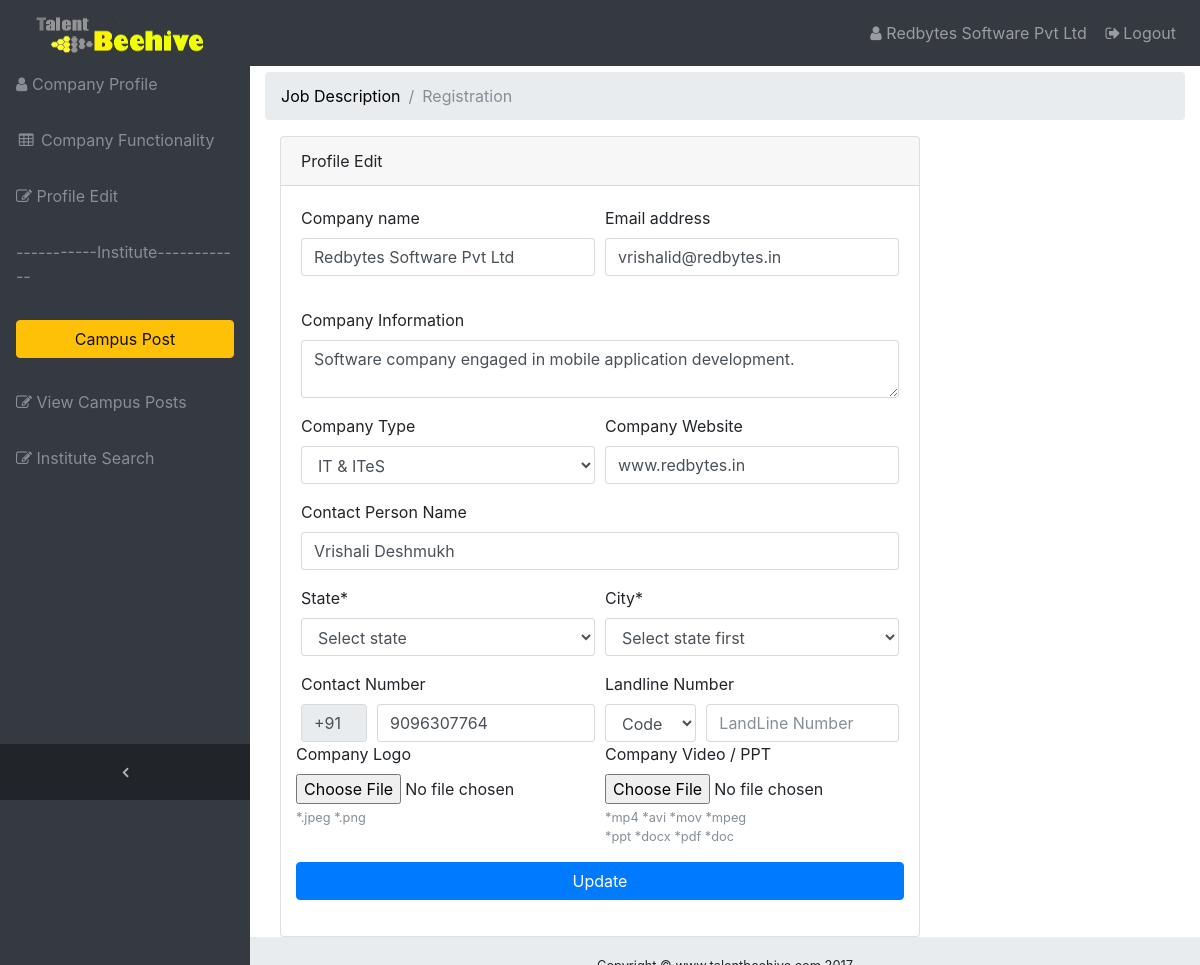
Screenshot of /insticomp/profile_edit.php (signed in) with the database file from the repository.
### tables this page shows
CREATE TABLE IF NOT EXISTS `users` (
  `id` int(11) NOT NULL AUTO_INCREMENT,
  `cname` varchar(500) NOT NULL,
  `email` varchar(500) NOT NULL,
  `password` varchar(500) NOT NULL,
  `cpassword` varchar(500) NOT NULL,
  `clogo` varchar(500) NOT NULL,
  `video` varchar(100) NOT NULL,
  `cinfo` varchar(1000) NOT NULL,
  `cweb` varchar(500) NOT NULL,
  `type` varchar(200) NOT NULL,
  `state` int(255) NOT NULL,
  `city` int(255) NOT NULL,
  `person` varchar(100) NOT NULL,
  `number` varchar(100) NOT NULL,
  `lnumber` varchar(909) NOT NULL,
  `status` enum('Pending','Approved') NOT NULL DEFAULT 'Pending',
  `jd_status` enum('0','1') NOT NULL DEFAULT '0',
  `date_time` varchar(3000) NOT NULL,
  PRIMARY KEY (`id`),
  UNIQUE KEY `email` (`email`)
);

CREATE TABLE IF NOT EXISTS `industry_type` (
  `id` int(255) NOT NULL AUTO_INCREMENT,
  `type` varchar(900) NOT NULL,
  PRIMARY KEY (`id`)
);

### insticomp/profile_edit.php (the view, shortened to what this page needs)
<?php
$con=mysqli_connect('166.62.10.54','roottalent','beehive@root');
mysqli_select_db($con,'socialuser');
$q="select * from users where email='{$_SESSION['email']}'";
$result=mysqli_query($con,$q);
$row=mysqli_fetch_array($result);
 ?>
<!DOCTYPE html>
<html lang="en">
<head>
  <link href="vendor/bootstrap/css/bootstrap.min.css" rel="stylesheet">
  <link href="https://maxcdn.bootstrapcdn.com/font-awesome/4.7.0/css/font-awesome.min.css" rel="stylesheet" type="text/css">
  <link href="vendor/datatables/dataTables.bootstrap4.css" rel="stylesheet">
  <link href="css/sb-admin.css" rel="stylesheet">
</head>
<body class="fixed-nav sticky-footer bg-dark" id="page-top">
  <?php
    include('company_header.php');
    ?>
  <div class="content-wrapper">
    <div class="container-fluid">
      <ol class="breadcrumb">
        <li class="breadcrumb-item">
          <a href="#">Job Description</a>
        </li>
        <li class="breadcrumb-item active">Registration</li>
      </ol>
    <div class="container">
    <div class="card card-register">
      <div class="card-header heading1">Profile Edit</div>
      <div class="card-body">
       <form action="updation.php" method="post" enctype="multipart/form-data">
          <div class="form-group">
            <div class="form-row">
              <div class="col-md-6">
                <label for="exampleInputName">Company name</label>
                <p class="form-control"><?php echo $row['cname'];?></p>
			 </div>
			  <div class="col-md-6">
                <label for="exampleInputLastName">Email address</label>
                 <p class="form-control"><?php echo $row['email'];?>
			  </div>
			  </div>
			  </div>
		   <div class="form-group">
            <label for="exampleInputEmail1">Company Information</label>
            <textarea class="form-control" id="exampleInputEmail1" aria-describedby="emailHelp" name="cinfo" value="<?php echo $row['cinfo'];?>" placeholder="Company Information"><?php echo $row['cinfo'];?></textarea>
		  </div>
		  <div class="form-group">
            <div class="form-row">
			 <div class="col-md-6">
                <label for="exampleInputBranch">Company Type</label>
            <select class="form-control" id="exampleInputBranch" name="type"  selected="<?php echo $row['type'];?>" title="please select" required>
<?php
$sql2 = mysqli_query($con, "SELECT * From industry_type");
while ($ro2 = mysqli_fetch_array($sql2)){
?>
     <option value="<?php echo $ro2['type'] ?>"
         <?php
            if( $ro2['type'] ==  $row['type']) {
            echo " selected";
            } ?> > <?php echo $ro2['type'] ?></option>
 <?php
}
?>
</select>
              </div>
			<div class="col-md-6">
                <label for="exampleInputPassword1">Company Website</label>
                <input class="form-control" id="exampleInputPassword1"pattern="^(http:\/\/www\.|https:\/\/www\.|http:\/\/|https:\/\/)?[a-z0-9]+([\-\.]{1}[a-z0-9]+)*\.[a-z]{2,3}(:[0-9]{1,5})?(\/.*)?$" type="text" name="cweb" value="<?php echo $row['cweb'];?>"/>
			  </div>
            </div>
          </div>
       <div class="form-group">
            <div class="form-row">
		<div class="col-md-12">
                <label for="exampleInputName">Contact Person Name</label>
                <input class="form-control" id="exampleInputName" aria-describedby="nameHelp"pattern="[a-zA-Z\s]{4,50}" type="text" name="person" value="<?php echo $row['person'];?>"/>
                  </div>
		   </div>
		    </div>
		     <div class="form-group">
            <div class="form-row">
             <div class="col-md-6">
			  <label for="exampleInputName">State<span class="req">*</span></label>
			 <select class="form-control" id="state"  name="state" placeholder="*state"  required>
		 <option value="" disabled selected>Select state</option>
 </select>
			 </div>
			  <div class="col-md-6">
		      <label>City<span class="req">*</span> </label>
					    <select class="form-control"  id="city" name="city" placeholder="*city" required>
	  <option value="" disabled selected>Select state first</option>
 </select>
 </div>
  </div>
		    </div>
	<?php
	$number=$row['number'];
	list($mnumber, $num) = explode("-", $number);
	$lnumber=$row['lnumber'];
	list($code, $lnum) = explode("-", $lnumber);
	?>
	<div class="form-group">
            <div class="form-row">
	     <div class="col-md-6">
	     <label for="exampleInputName">Contact Number</label>
	       <div class="form-row">
	         <div class="col-md-3">
			<input class="form-control" id="exampleInputName" type="text" name="mnumber"  value="<?php echo $mnumber ;?>"  readonly>
		 </div>
		 <div class="col-md-9">
						<input class="form-control" id="exampleInputName" type="text" name="num" value="<?php echo $num ;?>" pattern="[6-9]{1}[0-9]{9}" title="should contain exact 10 digit, start with range between 6-9." placeholder="Mobile Number" >
		 </div>
		</div>
              </div>
           <div class="col-md-6">
	     <label for="exampleInputName">Landline Number</label>
	       <div class="form-row">
				<div class="col-md-4">
						<select class="form-control" name="code"  selected="<?php echo $code ;?>">
						<option value="" disabled selected>Code</option>
				</select>
						</div>
						<div class="col-md-8 ">
						<input  class="form-control" type="text" name="lnum" value="<?php echo $lnum ;?>" pattern="[0-9]{5,8}"onkeyup="return landlinevalidate()" title="should contain valid Landline number." placeholder="LandLine Number">
						</div>
			  </div>
			  </div>
	<div class="form-group">
            <div class="form-row">
			<div class="col-md-6">
                <label for="exampleInputFile">Company Logo</label>
	<input type="file" class="form-control-file" id="clogo" aria-describedby="fileHelp" name="clogo" value="<?php echo $row['clogo'];?>"/>
    <small id="fileHelp" class="form-text text-muted">*.jpeg  *.png</small>
              </div>
              <div class="col-md-6">
                <label for="exampleInputFile">Company Video / PPT</label>
    <input type="file" class="form-control-file" id="exampleInputFile" aria-describedby="fileHelp" name="video">
    <small id="fileHelp" class="form-text text-muted">*mp4 *avi *mov *mpeg <br> *ppt *docx *pdf *doc</small>
              </div>
            </div>
          </div>
         <button class="btn btn-primary btn-block " type="submit" class="btn" name="update">Update</button>
        </form>
      </div>
    </div>
  </div>
        </div>
    </div>
      <footer class="sticky-footer">
      <div class="container">
        <div class="text-center">
          <small>Copyright © www.talentbeehive.com 2017</small>
        </div>
      </div>
    </footer>
</body>
</html>

### insticomp/css/sb-admin.css (style rules this page uses)
html { position: relative; min-height: 100%; }
body { overflow-x: hidden; }
body.sticky-footer { margin-bottom: 56px; }
body.sticky-footer .content-wrapper { min-height: calc(100vh - 56px - 56px); }
body.fixed-nav { padding-top: 56px; }
.content-wrapper { min-height: calc(100vh - 56px); padding-top: 1rem; }
.content-wrapper { overflow-x: hidden; background: white; }
@media (min-width: 992px) { .content-wrapper { margin-left: 250px; } }
.card-register { max-width: 40rem; }
footer.sticky-footer { position: absolute; right: 0; bottom: 0; width: 100%; height: 56px; background-color: #e9ecef; line-height: 55px; }
@media (min-width: 992px) { footer.sticky-footer { width: calc(100% - 250px); } }
.text-muted { color: #868e96!important; }
.small, small { font-size: 80%; font-weight: 400; }
a { color:#000; }

### rows the page displays
users: cname "Redbytes Software Pvt Ltd", email "vrishalid@redbytes.in", cinfo "Software company engaged in mobile application development.", type "IT & ITeS", cweb "www.redbytes.in", person "Vrishali Deshmukh"

### other values shown
$_SESSION['name'] "Redbytes Software Pvt Ltd"
